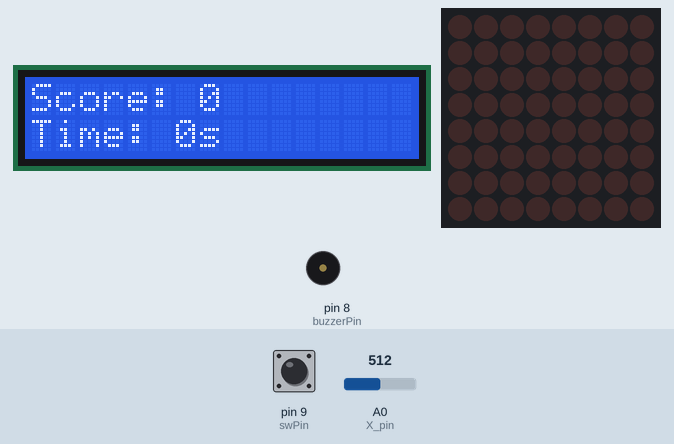
Recording of a sketch running on a simulated Arduino Uno, built with avr-gcc and run on an emulated ATmega328P. Shown: 16×2 character LCD, 8×8 LED matrix, buzzer (waves = sounding). Inputs (shaded band) come from the test bench; at power-on: pin 9 (swPin) HIGH, A0 (X_pin) = 512. Random numbers use the default seed unless the sketch sets one.

Above: at 1.2 s.
1.3 s: pin 9 (swPin) pulled LOW for 0.15 s
At 1.7 s:
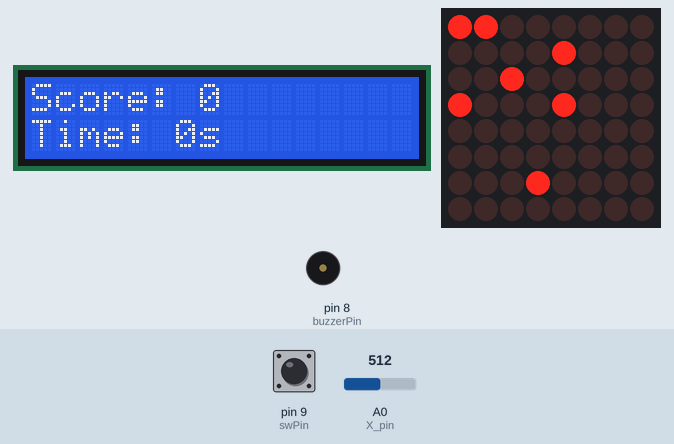
3.9 s: A0 (X_pin) set to 110
6.9 s: A0 (X_pin) set to 91
At 7.4 s:
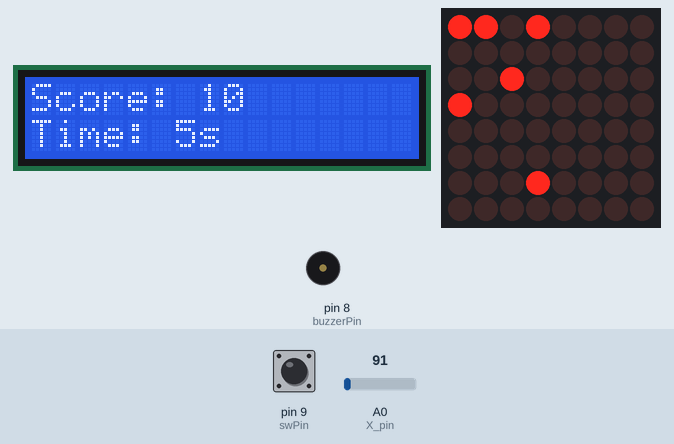
9.9 s: A0 (X_pin) set to 991
At 10.4 s:
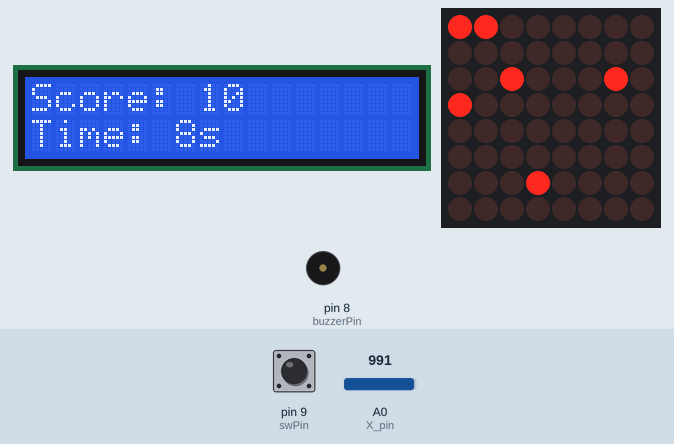
12.9 s: A0 (X_pin) set to 1012
At 13.4 s:
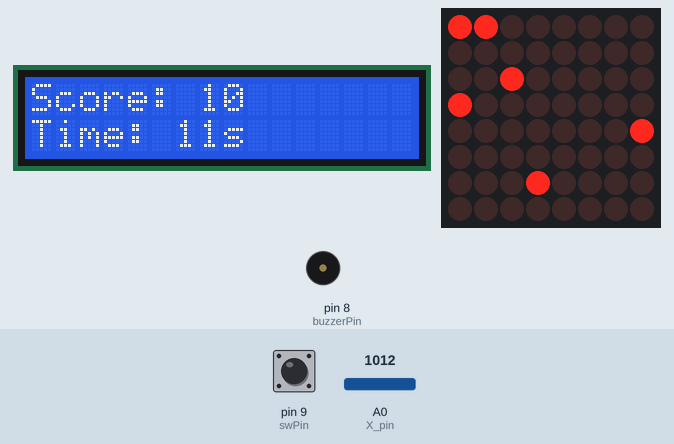
15.9 s: A0 (X_pin) set to 90
At 16.8 s:
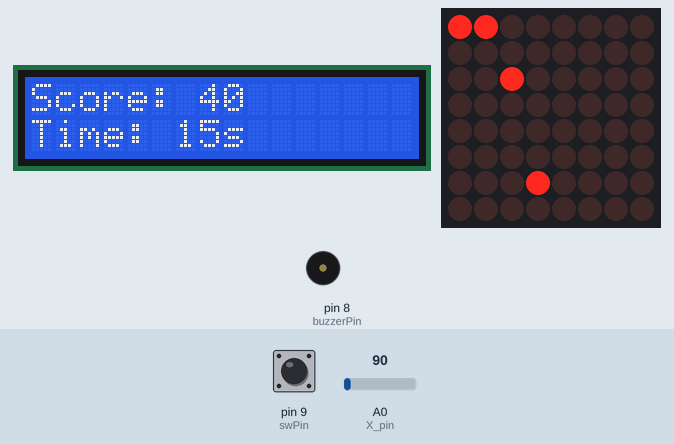
Timing chart, 0 to 18.9 s (numbered marks = the images above; inputs shaded):
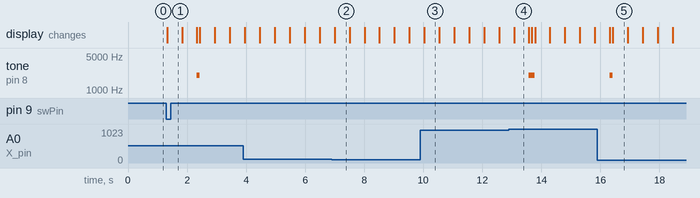

Measured:
- the behaviour switches between 100 and 99 on A0 (X_pin) (found by bisection; images 1 and 2)
- the behaviour switches between 1000 and 1001 on A0 (X_pin) (found by bisection; images 3 and 4)
- after the input at 1.3 s, tone on pin 8 (buzzerPin): silent → 2000 Hz after 1.0 s, → silent 0.10 s later; the display: changes at once (image 1)
- after the input at 12.9 s, tone on pin 8 (buzzerPin): silent → 2000 Hz after 0.68 s, → silent 0.20 s later
- after the input at 15.9 s, tone on pin 8 (buzzerPin): silent → 2000 Hz after 0.41 s, → silent 0.10 s later
- what the display in image 2 shows lasts 0.5 s, from 7.0 s to 7.5 s

The sketch:

retrogame.ino
```cpp
#include "LedControl.h"
#include <LiquidCrystal.h>

LedControl lc = LedControl(12, 10, 11, 1);  // DIN, CLK, CS
const int X_pin = 0;
const int buzzerPin = 8;
const int swPin = 9; // Pin del botón del joystick
const int rs = 7, en = 6, d4 = 5, d5 = 4, d6 = 3, d7 = 2;
LiquidCrystal lcd(rs, en, d4, d5, d6, d7);

int ledX = 4, ledY = 4;
int score = 0;
const int maxTargets = 5;
int targetsX[maxTargets], targetsY[maxTargets];
int remainingTargets = maxTargets;
unsigned long startTime = 0;
int moveDelay = 500;
int obstacleX = 0;
bool gameRunning = false;

void generateTargets();
void updateLCD();
void collisionSound();
void gameOverSound();
void startGame();

void setup() {
  randomSeed(analogRead(0));
  lc.shutdown(0, false);
  lc.setIntensity(0, 8);
  lc.clearDisplay(0);

  lcd.begin(16, 2);
  lcd.print("Press to start!");

  pinMode(swPin, INPUT_PULLUP);

  updateLCD();
}

void loop() {
  if (!digitalRead(swPin) && !gameRunning) {
    delay(10);
    if (!digitalRead(swPin)) {
      startGame();
    }
  }

  if (!gameRunning) return;

  if (remainingTargets == 0) {
    moveDelay -= 50;
    if (moveDelay < 100) moveDelay = 100;
    generateTargets();
  }

  lc.clearDisplay(0);

  int xVal = analogRead(X_pin);
  if (xVal > 1000) ledX = (ledX + 1) % 8;
  if (xVal < 100) ledX = (ledX - 1 + 8) % 8;

  ledY--;
  if (ledY < 0) ledY = 7;

  lc.setLed(0, ledY, ledX, true);

  for (int i = 0; i < maxTargets; i++) {
    if (targetsX[i] != -1) {
      lc.setLed(0, targetsY[i], targetsX[i], true);
      if (ledX == targetsX[i] && ledY == targetsY[i]) {
        score += 10;
        targetsX[i] = -1;
        targetsY[i] = -1;
        remainingTargets--;
        collisionSound();
      }
    }
  }

  lc.setLed(0, 0, obstacleX, true);
  lc.setLed(0, 0, (obstacleX + 1) % 8, true);
  if (score > 200) {
    if ((ledX == obstacleX && ledY == 0) || (ledX == (obstacleX + 1) % 8 && ledY == 0)) {
      gameRunning = false;
      lcd.clear();
      lcd.setCursor(0, 0);
      lcd.print("GAME OVER");
      lcd.setCursor(0, 1);
      lcd.print("Score: ");
      lcd.print(score);
      gameOverSound();
      delay(2000);
      lcd.setCursor(0, 0);
      lcd.print("Press to start!");
      return;
    }

    obstacleX = (obstacleX + 1) % 8;
  }

  updateLCD();
  delay(moveDelay);
}

void generateTargets() {
  for (int i = 0; i < maxTargets; i++) {
    targetsX[i] = random(8);
    do {
      targetsY[i] = random(8);
    } while (targetsY[i] == 0);  // Esto asegura que el target nunca esté en la fila 0
  }
  remainingTargets = maxTargets;
}

void updateLCD() {
  unsigned long elapsedTime = (millis() - startTime) / 1000;
  lcd.clear();
  lcd.setCursor(0, 0);
  lcd.print("Score: ");
  lcd.print(score);
  lcd.setCursor(0, 1);
  lcd.print("Time: ");
  lcd.print(elapsedTime);
  lcd.print("s");
}

void collisionSound() {
  tone(buzzerPin, 2000, 100);
  delay(100);
  noTone(buzzerPin);
}

void gameOverSound() {
  for (int i = 0; i < 3; i++) {
    tone(buzzerPin, 1000 - (i * 200), 200);
    delay(220);
  }
  noTone(buzzerPin);
}

void startGame() {
  gameRunning = true;
  ledX = 4;
  ledY = 4;
  score = 0;
  moveDelay = 500;
  generateTargets();
  startTime = millis();
  updateLCD();
}
```
